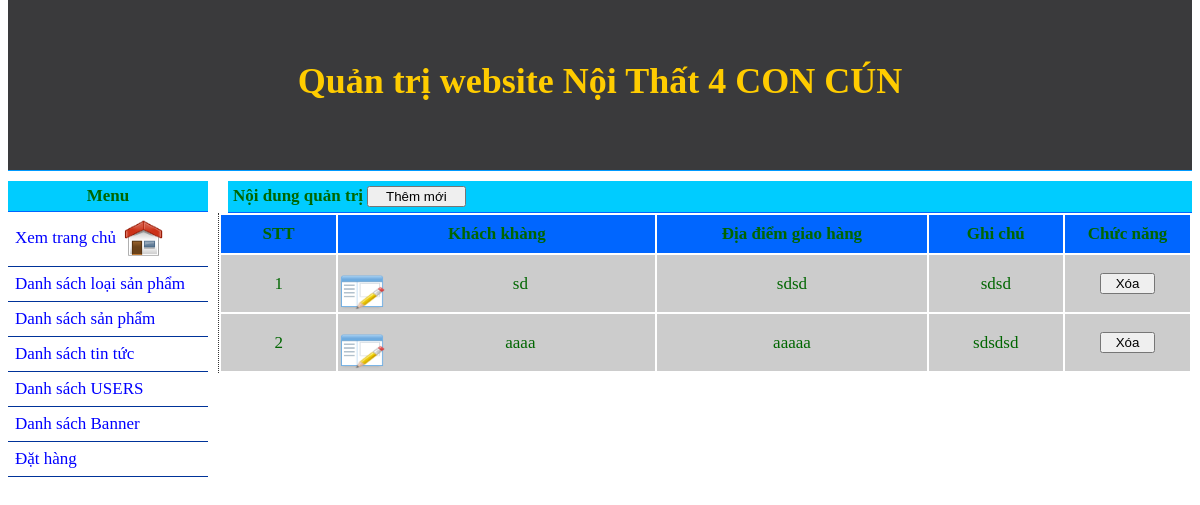
/admin/index.php?p=dondathang, run on the app's committed database.
### tables this page shows
CREATE TABLE `donhang` (
  `idDH` int(4) NOT NULL,
  `idUser` int(4) NOT NULL DEFAULT '0',
  `ThoiDiemDatHang` date NOT NULL DEFAULT '0000-00-00',
  `TenNguoiNhan` varchar(100) NOT NULL DEFAULT '',
  `DiaDiemGiaoHang` varchar(255) NOT NULL DEFAULT '',
  `TinhTrang` tinyint(1) NOT NULL DEFAULT '0',
  `GhiChu` varchar(255) NOT NULL DEFAULT ''
);

### admin/dondathang.php (the view, shortened to what this page needs)
<!DOCTYPE html PUBLIC "-//W3C//DTD XHTML 1.0 Transitional//EN" "http://www.w3.org/TR/xhtml1/DTD/xhtml1-transitional.dtd">
<html xmlns="http://www.w3.org/1999/xhtml">
<head>
</head>
<body>
<table width="100%" border="0">
  <tr>
    <td width="12%" height="36" bgcolor="#0066FF" style="text-align: center"><strong>STT</strong></td>
    <td width="33%" bgcolor="#0066FF" style="text-align: center"><strong>Khách khàng</strong></td>
    <td width="28%" bgcolor="#0066FF" style="text-align: center"><strong>Địa điểm giao hàng</strong></td>
    <td width="14%" bgcolor="#0066FF" style="text-align: center"><strong>Ghi chú</strong></td>
    <td width="13%" bgcolor="#0066FF" style="text-align: center"><strong>Chức năng</strong></td>
  </tr>
  <?php
  	$qr=mysql_query("SELECT * FROM donhang");
	$s=1;
	while($row_donhang=mysql_fetch_array($qr)){
  ?>
  <tr bgcolor="#CCCCCC" style="text-align: center">
    <td><?php echo $s++?></td>
    <td align="center"><p><a href="<?php echo "?p=chitietdathang&idDH=".$row_donhang['idDH']; ?>"><img src="../images/app_48.png" width="47" height="36" align="left" /></a><?php echo $row_donhang['TenNguoiNhan'];?></p></td>
    <td><?php echo $row_donhang['DiaDiemGiaoHang'];?></td>
    <td><?php echo $row_donhang['GhiChu'];?></td>
    <td>
		 <p>
		   <input type="submit" name="button2" id="button2" value="  Xóa  " onclick="if(confirm(' Bạn muốn xóa không ??')==true){location.href='<?php echo "?p=$p&action=del&idDH=".$row_donhang['idDH']; ?>'}" />
	  </p>
    </td>
  </tr>
  <?php
	}
  ?>
</table>
</body>
</html>

### css/admin.css (style rules this page uses)
body,td,th { font-family: SVN-Agency FB; font-size: 17px; color:#060; }
body { margin-top: 0px; margin-bottom: 0px; }

### data on the page
donhang: TenNguoiNhan "sd", DiaDiemGiaoHang "sdsd", GhiChu "sdsd"
donhang: TenNguoiNhan "aaaa", DiaDiemGiaoHang "aaaaa", GhiChu "sdsdsd"
